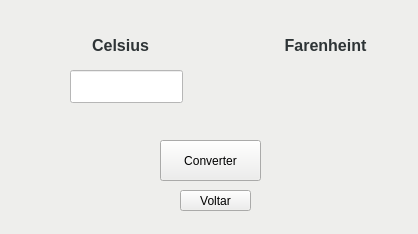
<?xml version="1.0" encoding="UTF-8"?>
<ui version="4.0">
 <class>MainWindow</class>
 <widget class="QMainWindow" name="MainWindow">
  <property name="geometry">
   <rect>
    <x>0</x>
    <y>0</y>
    <width>418</width>
    <height>234</height>
   </rect>
  </property>
  <property name="windowTitle">
   <string>Farenheint para Celsius</string>
  </property>
  <property name="styleSheet">
   <string notr="true">background: rgb(238, 238, 236); color: rgb(46, 52, 54)</string>
  </property>
  <widget class="QWidget" name="centralwidget">
   <property name="styleSheet">
    <string notr="true">background: rgb(238, 238, 236); color: rgb(46, 52, 54)</string>
   </property>
   <widget class="QLineEdit" name="esse">
    <property name="geometry">
     <rect>
      <x>70</x>
      <y>70</y>
      <width>113</width>
      <height>33</height>
     </rect>
    </property>
    <property name="font">
     <font>
      <pointsize>12</pointsize>
     </font>
    </property>
    <property name="styleSheet">
     <string notr="true">background: white; color: black;</string>
    </property>
    <property name="text">
     <string/>
    </property>
   </widget>
   <widget class="QPushButton" name="converter">
    <property name="geometry">
     <rect>
      <x>160</x>
      <y>140</y>
      <width>101</width>
      <height>41</height>
     </rect>
    </property>
    <property name="styleSheet">
     <string notr="true">color: black</string>
    </property>
    <property name="text">
     <string>Converter</string>
    </property>
   </widget>
   <widget class="QPushButton" name="voltar">
    <property name="geometry">
     <rect>
      <x>180</x>
      <y>190</y>
      <width>71</width>
      <height>21</height>
     </rect>
    </property>
    <property name="styleSheet">
     <string notr="true">color: black</string>
    </property>
    <property name="text">
     <string>Voltar</string>
    </property>
   </widget>
   <widget class="QLabel" name="f">
    <property name="geometry">
     <rect>
      <x>230</x>
      <y>30</y>
      <width>191</width>
      <height>31</height>
     </rect>
    </property>
    <property name="font">
     <font>
      <pointsize>12</pointsize>
      <weight>75</weight>
      <bold>true</bold>
     </font>
    </property>
    <property name="layoutDirection">
     <enum>Qt::LeftToRight</enum>
    </property>
    <property name="text">
     <string>Farenheint</string>
    </property>
    <property name="alignment">
     <set>Qt::AlignCenter</set>
    </property>
   </widget>
   <widget class="QLabel" name="c">
    <property name="geometry">
     <rect>
      <x>0</x>
      <y>30</y>
      <width>241</width>
      <height>31</height>
     </rect>
    </property>
    <property name="font">
     <font>
      <pointsize>12</pointsize>
      <weight>75</weight>
      <bold>true</bold>
     </font>
    </property>
    <property name="layoutDirection">
     <enum>Qt::LeftToRight</enum>
    </property>
    <property name="text">
     <string>Celsius</string>
    </property>
    <property name="alignment">
     <set>Qt::AlignCenter</set>
    </property>
   </widget>
   <widget class="QLabel" name="resultado">
    <property name="geometry">
     <rect>
      <x>260</x>
      <y>71</y>
      <width>131</width>
      <height>31</height>
     </rect>
    </property>
    <property name="font">
     <font>
      <pointsize>12</pointsize>
      <weight>50</weight>
      <bold>false</bold>
     </font>
    </property>
    <property name="layoutDirection">
     <enum>Qt::LeftToRight</enum>
    </property>
    <property name="styleSheet">
     <string notr="true">color: black</string>
    </property>
    <property name="text">
     <string/>
    </property>
    <property name="alignment">
     <set>Qt::AlignCenter</set>
    </property>
   </widget>
  </widget>
 </widget>
 <resources/>
 <connections/>
</ui>
